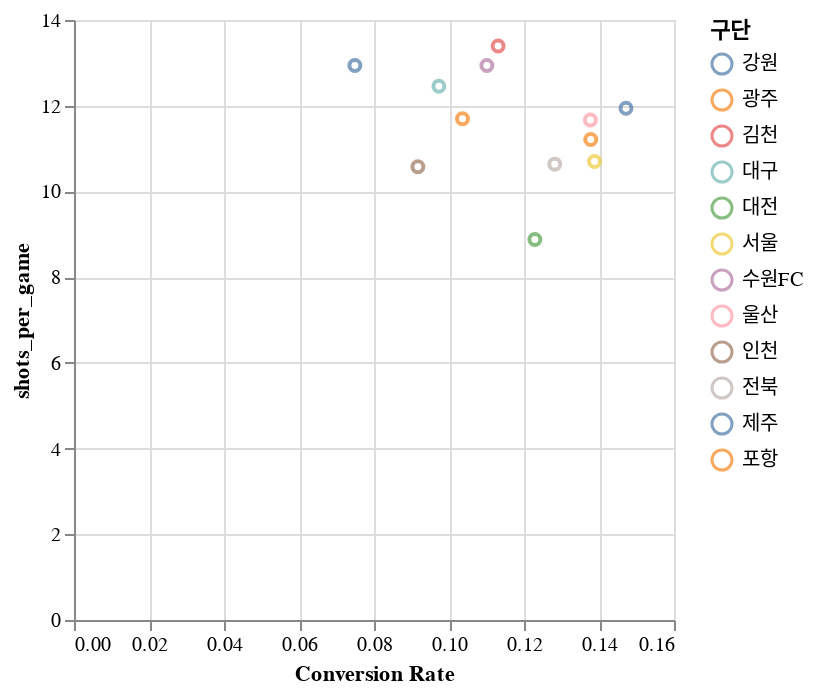

Notebook code for this chart:
### Code cell
(
    alt.
    Chart(temp_data).
    mark_point().
    encode(
        x = 'Conversion Rate:Q',
        y = 'shots_per_game:Q',
        color = '구단:N',
        tooltip = '구단:N'
    )
        
)

### Figure 1 — Vega-Lite specification as saved in the notebook (floating-point values rounded to 4 significant figures)
{"config": {"view": {"continuousWidth": 300, "continuousHeight": 300}}, "data": {"name": "data-4edc2e313b82e777d3aa9b9edbdcba56"}, "mark": {"type": "point"}, "encoding": {"color": {"field": "구단", "type": "nominal"}, "tooltip": {"field": "구단", "type": "nominal"}, "x": {"field": "Conversion Rate", "type": "quantitative"}, "y": {"field": "shots_per_game", "type": "quantitative"}}, "$schema": "https://vega.github.io/schema/vega-lite/v5.20.1.json", "datasets": {"data-4edc2e313b82e777d3aa9b9edbdcba56": [{"구단": "강원", "득점": 58, "도움": 38, "슈팅": 394, "유효 슈팅": 153, "블락된슈팅": 78, "벗어난슈팅": 163, "Conversion Rate": 0.1472, "games": 33, "shots_per_game": 11.94}, {"구단": "광주", "득점": 40, "도움": 23, "슈팅": 386, "유효 슈팅": 136, "블락된슈팅": 77, "벗어난슈팅": 173, "Conversion Rate": 0.1036, "games": 33, "shots_per_game": 11.7}, {"구단": "김천", "득점": 50, "도움": 27, "슈팅": 442, "유효 슈팅": 154, "블락된슈팅": 92, "벗어난슈팅": 196, "Conversion Rate": 0.1131, "games": 33, "shots_per_game": 13.39}, {"구단": "대구", "득점": 40, "도움": 21, "슈팅": 411, "유효 슈팅": 141, "블락된슈팅": 79, "벗어난슈팅": 191, "Conversion Rate": 0.0973, "games": 33, "shots_per_game": 12.45}, {"구단": "대전", "득점": 36, "도움": 23, "슈팅": 293, "유효 슈팅": 109, "블락된슈팅": 61, "벗어난슈팅": 123, "Conversion Rate": 0.1229, "games": 33, "shots_per_game": 8.879}, {"구단": "서울", "득점": 49, "도움": 39, "슈팅": 353, "유효 슈팅": 143, "블락된슈팅": 69, "벗어난슈팅": 141, "Conversion Rate": 0.1388, "games": 33, "shots_per_game": 10.7}, {"구단": "수원FC", "득점": 47, "도움": 34, "슈팅": 427, "유효 슈팅": 144, "블락된슈팅": 90, "벗어난슈팅": 193, "Conversion Rate": 0.1101, "games": 33, "shots_per_game": 12.94}, {"구단": "울산", "득점": 53, "도움": 32, "슈팅": 385, "유효 슈팅": 165, "블락된슈팅": 70, "벗어난슈팅": 150, "Conversion Rate": 0.1377, "games": 33, "shots_per_game": 11.67}, {"구단": "인천", "득점": 32, "도움": 19, "슈팅": 349, "유효 슈팅": 106, "블락된슈팅": 50, "벗어난슈팅": 193, "Conversion Rate": 0.0917, "games": 33, "shots_per_game": 10.58}, {"구단": "전북", "득점": 45, "도움": 31, "슈팅": 351, "유효 슈팅": 106, "블락된슈팅": 75, "벗어난슈팅": 170, "Conversion Rate": 0.1282, "games": 33, "shots_per_game": 10.64}, {"구단": "제주", "득점": 32, "도움": 13, "슈팅": 427, "유효 슈팅": 143, "블락된슈팅": 78, "벗어난슈팅": 206, "Conversion Rate": 0.0749, "games": 33, "shots_per_game": 12.94}, {"구단": "포항", "득점": 51, "도움": 30, "슈팅": 370, "유효 슈팅": 133, "블락된슈팅": 60, "벗어난슈팅": 177, "Conversion Rate": 0.1378, "games": 33, "shots_per_game": 11.21}]}}
